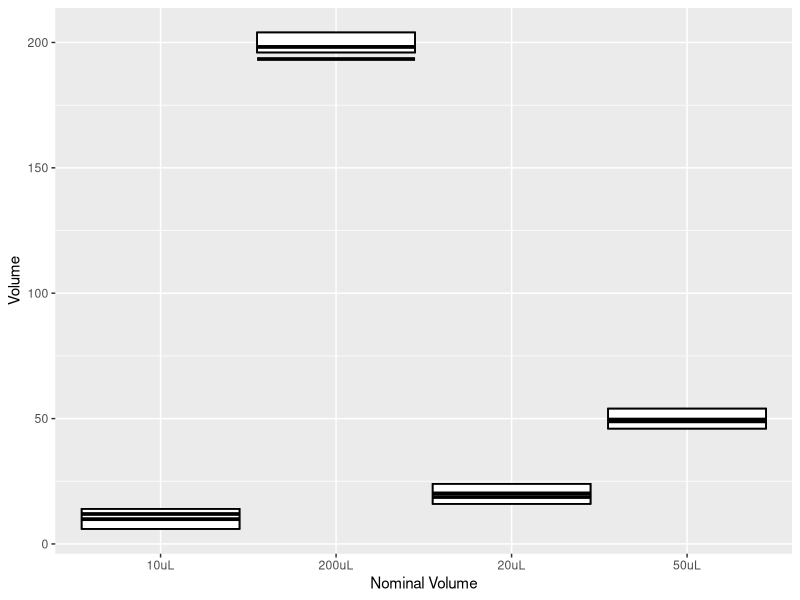
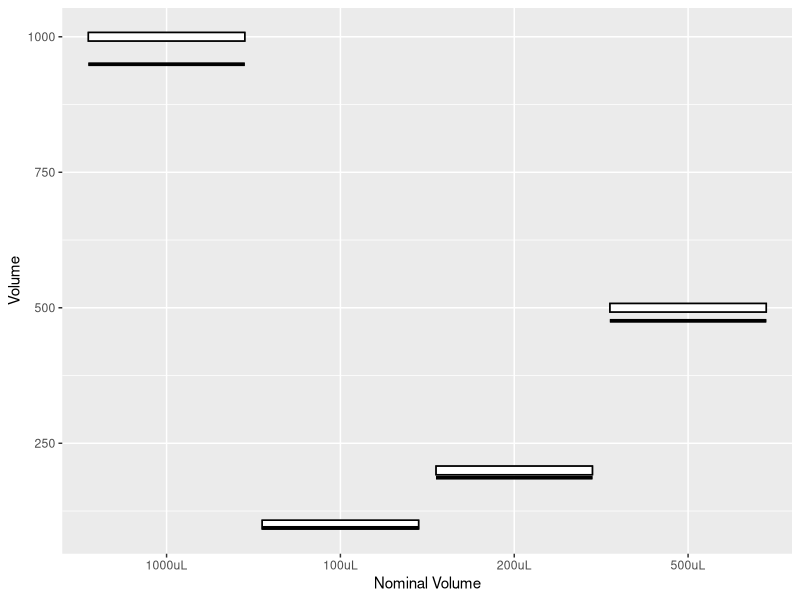

Recreate these plots in R, in order.
# read in raw data
commercial_200uL <- read.csv(file='200uL_commercial.csv', sep=',')
commercial_50uL <- read.csv(file='50uL_commercial.csv', sep=',')
commercial_20uL <- read.csv(file='20uL_commercial.csv', sep=',')
commercial_10uL <- read.csv(file='10uL_commercial.csv', sep=',')

# conversion of mass to volume according to temp and air pressure
vol.com.200 = commercial_200uL*1.0038
vol.com.50 = commercial_50uL*1.0038
vol.com.20 = commercial_20uL*1.0038
vol.com.10 = commercial_10uL*1.0038

#take mean of 5 transfers for each tip
m.tips.com.200 = colMeans(vol.com.200)
m.tips.com.50 = colMeans(vol.com.50)
m.tips.com.20 = colMeans(vol.com.20)
m.tips.com.10 = colMeans(vol.com.10)

#200 uL
m.com.200 = mean(m.tips.com.200)
re.vol.com.200 = sd(m.tips.com.200)
re.p.com.200 = 100*(re.vol.com.200/m.com.200)
se.vol.com.200 = mean(m.tips.com.200) - 200
se.p.com.200 = 100*(se.vol.com.200/200)
analyzed.com.200 = c(m.com.200, se.vol.com.200, se.p.com.200, re.vol.com.200, re.p.com.200)

#50 uL
m.com.50 = mean(m.tips.com.50)
re.vol.com.50 = sd(m.tips.com.50)
re.p.com.50 = 100*(re.vol.com.50/m.com.50)
se.vol.com.50 = mean(m.tips.com.50) - 50
se.p.com.50 = 100*(se.vol.com.50/50)
analyzed.com.50 = c(m.com.50, se.vol.com.50, se.p.com.50, re.vol.com.50, re.p.com.50)

#20 uL
m.com.20 = mean(m.tips.com.20)
re.vol.com.20 = sd(m.tips.com.20)
re.p.com.20 = 100*(re.vol.com.20/m.com.20)
se.vol.com.20 = mean(m.tips.com.20) - 20
se.p.com.20 = 100*(se.vol.com.20/20)
analyzed.com.20 = c(m.com.20, se.vol.com.20, se.p.com.20, re.vol.com.20, re.p.com.20)

#10 uL
m.com.10 = mean(m.tips.com.10)
re.vol.com.10 = sd(m.tips.com.10)
re.p.com.10 = 100*(re.vol.com.10/m.com.10)
se.vol.com.10 = mean(m.tips.com.10) - 10
se.p.com.10 = 100*(se.vol.com.10/10)
analyzed.com.10 = c(m.com.10, se.vol.com.10, se.p.com.10, re.vol.com.10, re.p.com.10)

#printed pipette data
printed_1000uL <- read.csv(file='1000uL_printed.csv', sep=',')
printed_500uL <- read.csv(file='500uL_printed.csv', sep=',')
printed_200uL_3mL <- read.csv(file='200uL_printed_3mL.csv', sep=',')
printed_100uL_3mL <- read.csv(file='100uL_printed_3mL.csv', sep=',')

printed_300uL <- read.csv(file='300uL_printed.csv', sep=',')
printed_200uL <- read.csv(file='200uL_printed.csv', sep=',')
printed_50uL <- read.csv(file='50uL_printed.csv', sep=',')
printed_20uL <- read.csv(file='20uL_printed.csv', sep=',')
printed_10uL <- read.csv(file='10uL_printed.csv', sep=',')

# Conversion to volume from mass
vol.prt.1000 = printed_1000uL*1.0038
vol.prt.500 = printed_500uL*1.0038
vol.prt.200_3mL = printed_200uL_3mL*1.0038
vol.prt.100_3mL = printed_100uL_3mL*1.0038

vol.prt.300 = printed_300uL*1.0038
vol.prt.200 = printed_200uL*1.0038
vol.prt.50 = printed_50uL*1.0038
vol.prt.20 = printed_20uL*1.0038
vol.prt.10 = printed_10uL*1.0038

#take mean of 5 transfers for each tip
m.tips.prt.1000 = colMeans(vol.prt.1000)
m.tips.prt.500 = colMeans(vol.prt.500)
m.tips.prt.200_3mL = colMeans(vol.prt.200_3mL)
m.tips.prt.100_3mL = colMeans(vol.prt.100_3mL)

m.tips.prt.300 = colMeans(vol.prt.300)
m.tips.prt.200 = colMeans(vol.prt.200)
m.tips.prt.50 = colMeans(vol.prt.50)
m.tips.prt.20 = colMeans(vol.prt.20)
m.tips.prt.10 = colMeans(vol.prt.10)

#1000 uL
m.prt.1000 = mean(m.tips.prt.1000)
re.vol.prt.1000 = sd(m.tips.prt.1000)
re.p.prt.1000 = 100*(re.vol.prt.1000/m.prt.1000)
se.vol.prt.1000 = mean(m.tips.prt.1000) - 1000
se.p.prt.1000 = 100*(se.vol.prt.1000/1000)
analyzed.prt.1000 = c(m.prt.1000, se.vol.prt.1000, se.p.prt.1000, re.vol.prt.1000, re.p.prt.1000)

#500 uL
m.prt.500 = mean(m.tips.prt.500)
re.vol.prt.500 = sd(m.tips.prt.500)
re.p.prt.500 = 100*(re.vol.prt.500/m.prt.500)
se.vol.prt.500 = mean(m.tips.prt.500) - 500
se.p.prt.500 = 100*(se.vol.prt.500/500)
analyzed.prt.500 = c(m.prt.500, se.vol.prt.500, se.p.prt.500, re.vol.prt.500, re.p.prt.500)

#200 uL 3mL
m.prt.200_3mL = mean(m.tips.prt.200_3mL)
re.vol.prt.200_3mL = sd(m.tips.prt.200_3mL)
re.p.prt.200_3mL = 100*(re.vol.prt.200_3mL/m.prt.200_3mL)
se.vol.prt.200_3mL = mean(m.tips.prt.200_3mL) - 200
se.p.prt.200_3mL = 100*(se.vol.prt.200_3mL/200)
analyzed.prt.200_3mL = c(m.prt.200_3mL, se.vol.prt.200_3mL, se.p.prt.200_3mL, re.vol.prt.200_3mL, re.p.prt.200_3mL)

#100 uL 3mL
m.prt.100_3mL = mean(m.tips.prt.100_3mL)
re.vol.prt.100_3mL = sd(m.tips.prt.100_3mL)
re.p.prt.100_3mL = 100*(re.vol.prt.100_3mL/m.prt.100_3mL)
se.vol.prt.100_3mL = mean(m.tips.prt.100_3mL) - 100
se.p.prt.100_3mL = 100*(se.vol.prt.100_3mL/100)
analyzed.prt.100_3mL = c(m.prt.100_3mL, se.vol.prt.100_3mL, se.p.prt.100_3mL, re.vol.prt.100_3mL, re.p.prt.100_3mL)

#300 uL
m.prt.300 = mean(m.tips.prt.300)
re.vol.prt.300 = sd(m.tips.prt.300)
re.p.prt.300 = 100*(re.vol.prt.300/m.prt.300)
se.vol.prt.300 = mean(m.tips.prt.300) - 300
se.p.prt.300 = 100*(se.vol.prt.300/300)
analyzed.prt.300 = c(m.prt.300, se.vol.prt.300, se.p.prt.300, re.vol.prt.300, re.p.prt.300)

#200 uL
m.prt.200 = mean(m.tips.prt.200)
re.vol.prt.200 = sd(m.tips.prt.200)
re.p.prt.200 = 100*(re.vol.prt.200/m.prt.200)
se.vol.prt.200 = mean(m.tips.prt.200) - 200
se.p.prt.200 = 100*(se.vol.prt.200/200)
analyzed.prt.200 = c(m.prt.200, se.vol.prt.200, se.p.prt.200, re.vol.prt.200, re.p.prt.200)

#50 uL
m.prt.50 = mean(m.tips.prt.50)
re.vol.prt.50 = sd(m.tips.prt.50)
re.p.prt.50 = 100*(re.vol.prt.50/m.prt.50)
se.vol.prt.50 = mean(m.tips.prt.50) - 50
se.p.prt.50 = 100*(se.vol.prt.50/50)
analyzed.prt.50 = c(m.prt.50, se.vol.prt.50, se.p.prt.50, re.vol.prt.50, re.p.prt.50)

#20 uL
m.prt.20 = mean(m.tips.prt.20)
re.vol.prt.20 = sd(m.tips.prt.20)
re.p.prt.20 = 100*(re.vol.prt.20/m.prt.20)
se.vol.prt.20 = mean(m.tips.prt.20) - 20
se.p.prt.20 = 100*(se.vol.prt.20/20)
analyzed.prt.20 = c(m.prt.20, se.vol.prt.20, se.p.prt.20, re.vol.prt.20, re.p.prt.20)

#10 uL
m.prt.10 = mean(m.tips.prt.10)
re.vol.prt.10 = sd(m.tips.prt.10)
re.p.prt.10 = 100*(re.vol.prt.10/m.prt.10)
se.vol.prt.10 = mean(m.tips.prt.10) - 10
se.p.prt.10 = 100*(se.vol.prt.10/10)
analyzed.prt.10 = c(m.prt.10, se.vol.prt.10, se.p.prt.10, re.vol.prt.10, re.p.prt.10)

commercial_analyzed = t(matrix(c(analyzed.com.200, analyzed.com.50, analyzed.com.20, analyzed.com.10), nrow=5, ncol=4))
commercial_analyzed = as.data.frame(commercial_analyzed)
colnames(commercial_analyzed) <- c("Mean", "Systematic Error","% Sys. err.","Random Error","% Rand. err.")
rownames(commercial_analyzed) <- c("200 uL", "50 uL","20 uL","10 uL")
write.csv(commercial_analyzed, file='commercial_analyzed.csv')

printed_analyzed = t(matrix(c(analyzed.prt.1000, analyzed.prt.500, analyzed.prt.200_3mL, analyzed.prt.100_3mL, analyzed.prt.300, analyzed.prt.200, analyzed.prt.50, analyzed.prt.20, analyzed.prt.10), nrow=5, ncol=9))
printed_analyzed = as.data.frame(printed_analyzed)
colnames(printed_analyzed) <- c("Mean", "Systematic Error","% Sys. err.","Random Error","% Rand. err.")
rownames(printed_analyzed) <- c("1000 uL", "500 uL", "200 uL, 3mL", "100 uL, 3mL", "300 uL", "200 uL", "50 uL","20 uL","10 uL")
write.csv(printed_analyzed, file='printed_analyzed.csv')

#ISO and comparison plots
ISO_300uL <- read.csv(file='300uL_ISO.csv', sep=',')

#commercial_200uL <- read.csv(file='200uL_commercial.csv', sep=',')

ISO_mean = commercial_analyzed["Mean"]


ISO_mean$ nominal <- c("200uL", "50uL", "20uL", "10uL")
ISO_mean$ printed = printed_analyzed[6:9,"Mean"]
ISO_mean$ plus = ISO_300uL[1:4,"plus"]
ISO_mean$ minus = ISO_300uL[1:4,"minus"]

library(ggplot2)
ggplot(ISO_mean, aes(x=nominal,ymin = `minus`, 
              ymax = `plus`, lower = `minus`, 
              upper = `plus`, middle = `Mean`)) + 
  geom_boxplot(stat = 'identity') +
  xlab('Nominal Volume') + 
  ylab('Volume') +
  geom_crossbar(aes(y = `Mean` ))+
  geom_crossbar(aes(y = `printed`))

ISO_1000uL <- read.csv(file='1000uL_ISO.csv', sep=',')
ISO_mean1000 = c(printed_analyzed[1:4,"Mean"])
ISO_mean1000 = as.data.frame(ISO_mean1000)
colnames(ISO_mean1000) <- c("Mean")
ISO_mean1000$ plus = ISO_1000uL[1:4,"plus"]
ISO_mean1000$ minus = ISO_1000uL[1:4,"minus"]
ISO_mean1000$ nominal <- c("1000uL", "500uL", "200uL", "100uL")

library(ggplot2)
ggplot(ISO_mean1000, aes(x=nominal,ymin = `minus`, 
                     ymax = `plus`, lower = `minus`, 
                     upper = `plus`, middle = `Mean`)) + 
  geom_boxplot(stat = 'identity') +
  xlab('Nominal Volume') + 
  ylab('Volume') +
  geom_crossbar(aes(y = `Mean` ))
  

